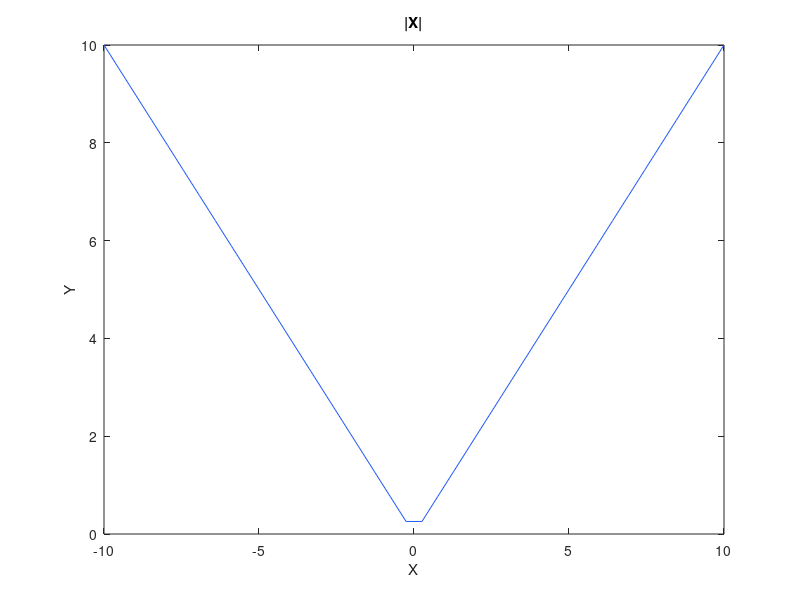
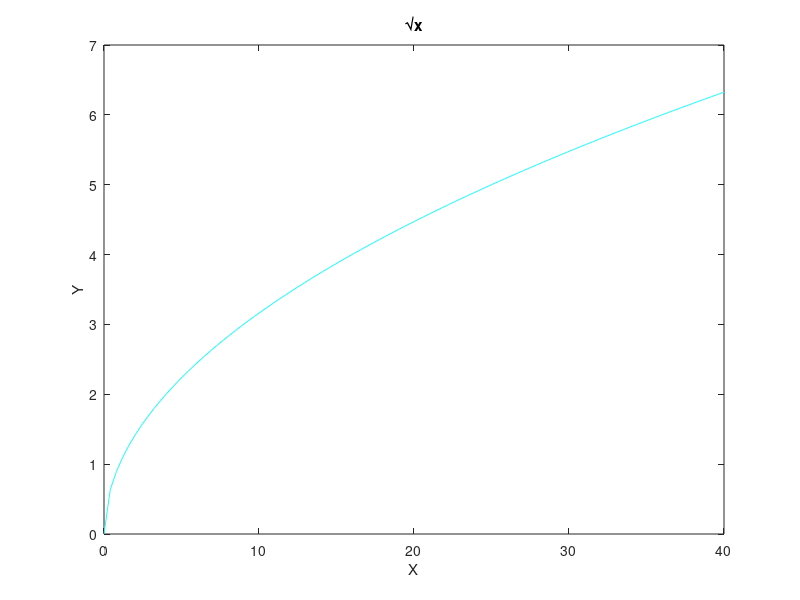
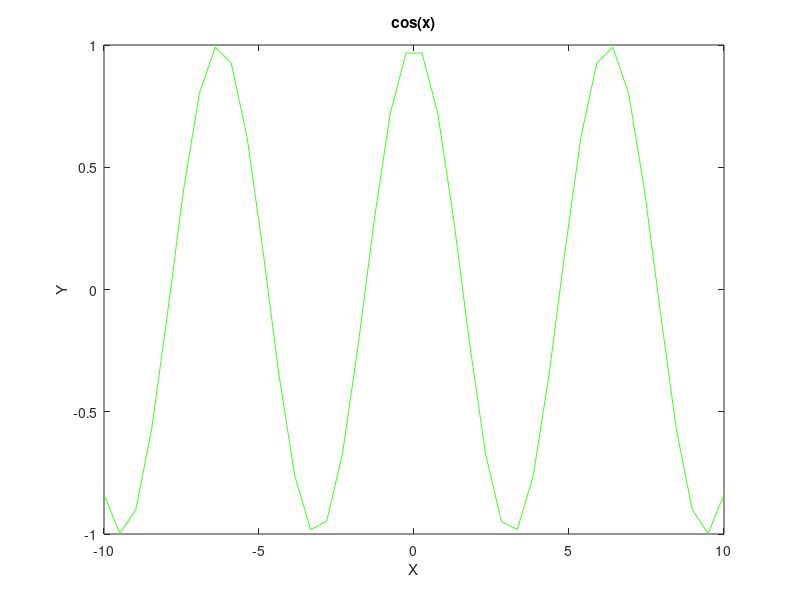
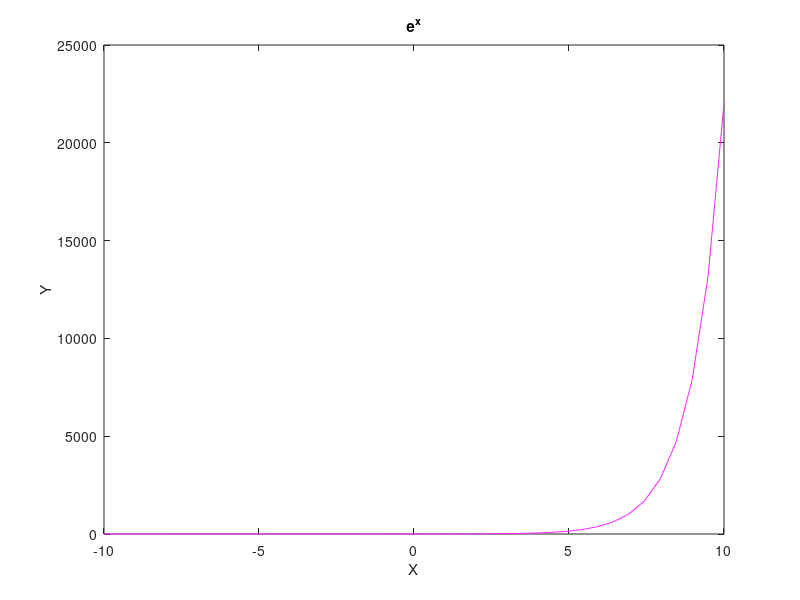

These charts were generated, in order, by the following MATLAB code:

%Dominio en común
x = linspace(-10,10,40);
x2 = linspace(0,40); %Dominio específico de la raíz y logaritmo
%Rangos específicos de las funciones a realizar
y1 = abs(x);
y2 = sqrt(x2);
y3 = cos(x);
y4 = exp(x);
y5 = log10(x2);

%Representación gráfica de las funciones
figure(1);
plot(x,y1, 'Color',[34,90,245]/255)
xlabel('X')
ylabel('Y')
title('|X|')

figure(2);
plot(x2,y2, 'Color',[36,249,255]/255)
xlabel('X')
ylabel('Y')
title('√x')

figure(3);
plot(x,y3, 'Color',[65,255,36]/255)
xlabel('X')
ylabel('Y')
title('cos(x)')

figure(4);
plot(x,y4, 'Color',[255,36,255]/255)
xlabel('X')
ylabel('Y')
title('e^x')

figure(5);
plot(x2,y5, 'Color',[255,161,37]/255)
xlabel('X')
ylabel('Y')
title('log10(x)')